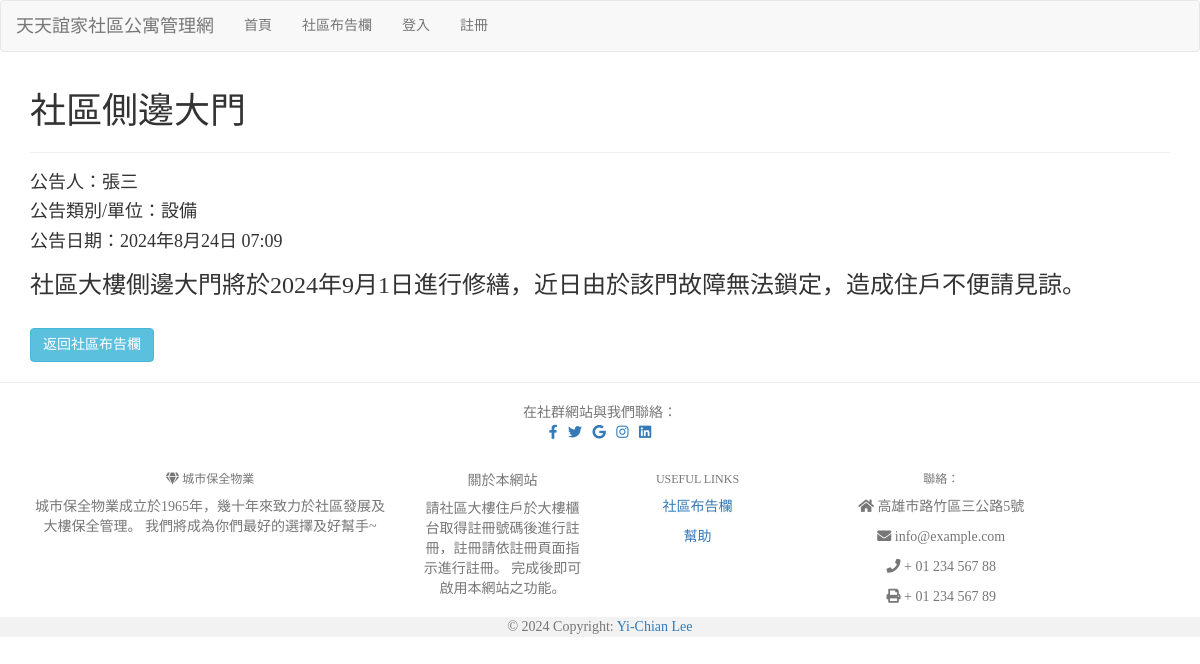
Page /postdetails/1/ on the committed database.
### mysite/models.py (models this page shows, shortened)
class Post(models.Model):
    UNITS = (('super','管理室'),('public','公設'),('equip','設備'),('parking','停車場'),('clean','清掃'),('others','其他'))
    title = models.CharField(max_length=200)
    slug = models.CharField(max_length=200)
    body = models.TextField()
    person = models.CharField(max_length=15)
    unit = models.CharField(max_length=10, choices=UNITS)
    pub_date = models.DateTimeField(default=timezone.now)
    class Meta:
        ordering = ('-pub_date',)

### mysite/views.py (the view)
# urls.py: path('postdetails/<slug:slug>/', views.showpost),
def showpost(request, slug):
    if request.user.is_authenticated:
        username = request.user.username
    messages.get_messages(request)
    template = get_template('postdetails.html')
    try:
        post = Post.objects.get(slug = slug)
        if post != None:
            html = template.render(locals())
            return HttpResponse(html)
    except:
        return redirect('/post')

### mysite/templates/postdetails.html (shortened to what this page needs)
{% extends "base.html" %}
{% block content %}
<div class="container center">
<h1>{{post.title}}</h1>
<hr>
<h4>公告人：{{post.person}}</h4>
<h4>公告類別/單位：{{post.get_unit_display}}</h4>
<h4>公告日期：{{post.pub_date}}</h4>
<h3>{{post.body}}</h3>
<br>
<a class="btn btn-info" href="/post" role="button">返回社區布告欄</a>
</div>
{% endblock %}

### mysite/templates/base.html (style rules this page uses)
h1, h2, h3, h4, h5, p, div { font-family: 微軟正黑體; }

### rows in the picture
Post: title "社區側邊大門", person "張三", unit "設備", pub_date "2024年8月24日 07:09", body "社區大樓側邊大門將於2024年9月1日進行修繕，近日由於該門故障無法鎖定，造成住戶不便請見諒。"
